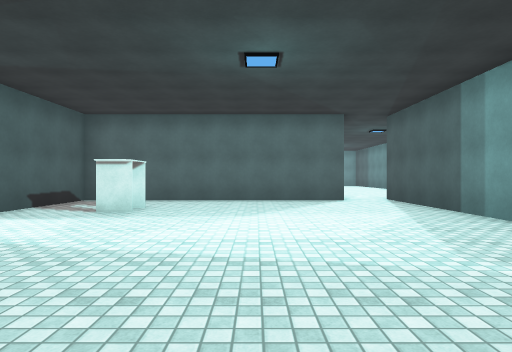
[1] (above)

21 first-person views from a walk through a scene from a Unity 3-D project. The camera is 1.4 m above the floor, looks level and sees 75° across. The floor is counted in squares, 2 m on a side. Each view is taken from the middle of a square. On the plan, view 1 faces up. The plan holds only what a view shows up to about 10 squares ahead; the rest is blank. The place goes on beyond the plan. Surface patterns are stand-ins for the level's own textures.

[2]
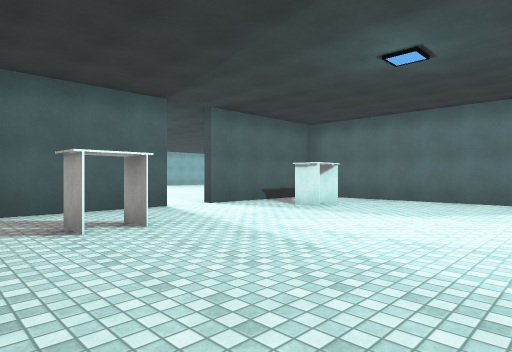

[3]
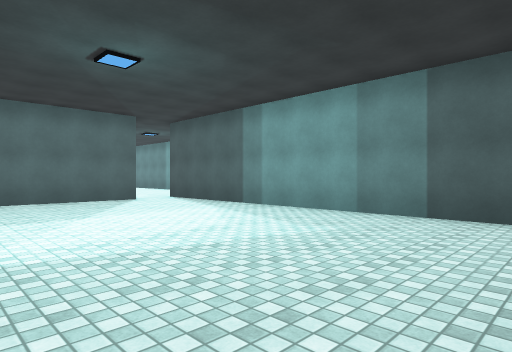

[4]
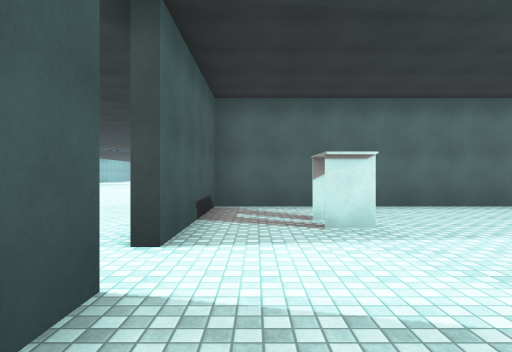

[5]
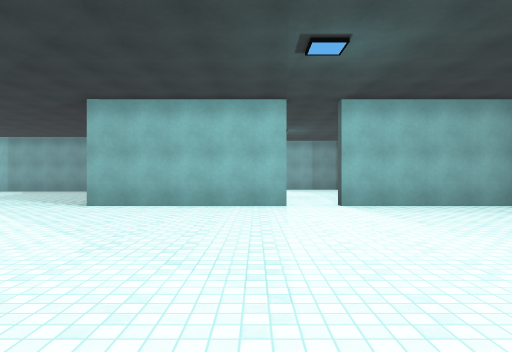

[6]
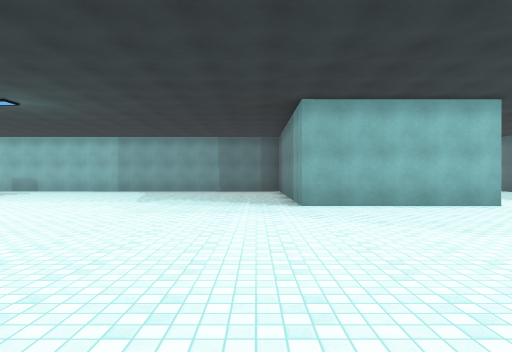

[7]
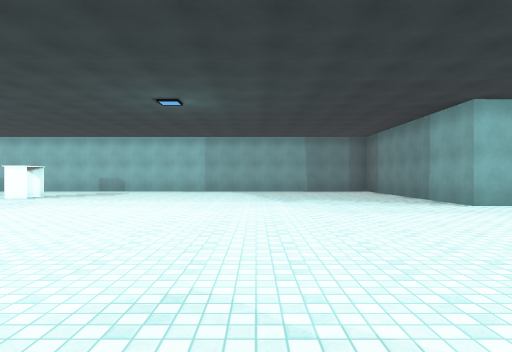

[8]
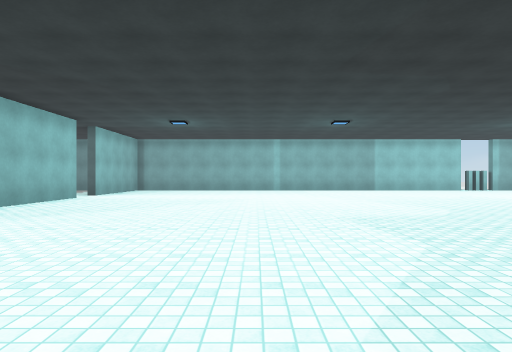

[9]
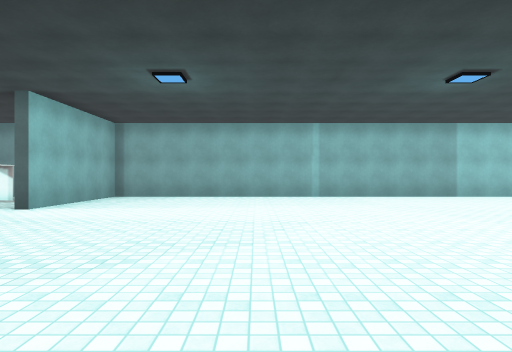

[10]
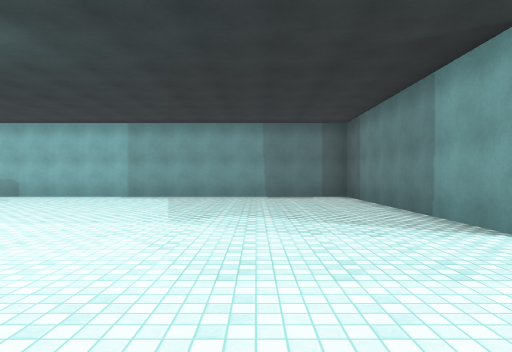

[11]
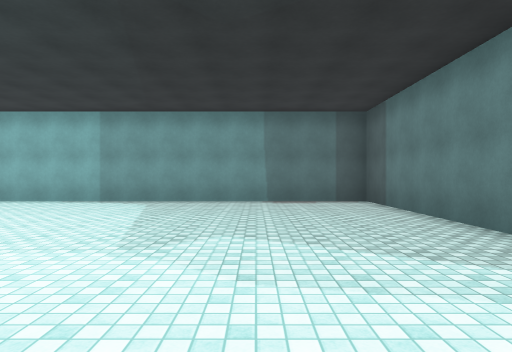

[12]
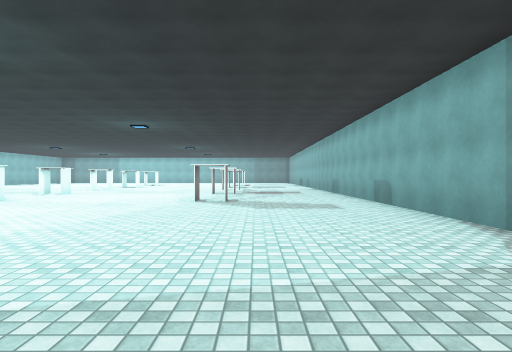

[13]
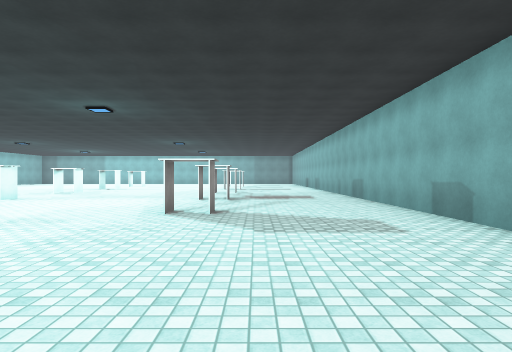

[14]
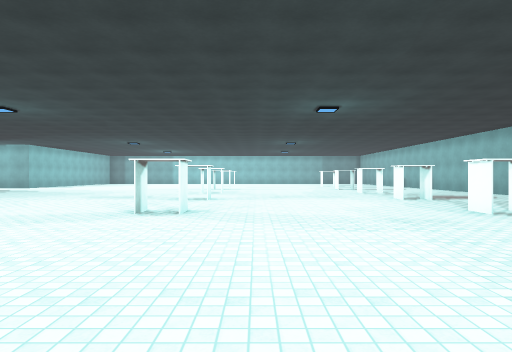

[15]
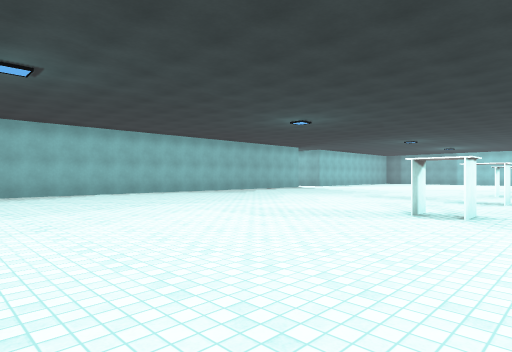

[16]
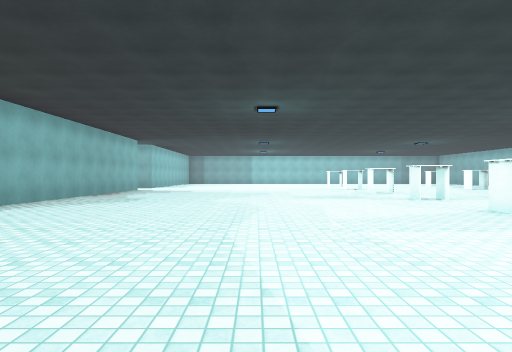

[17]
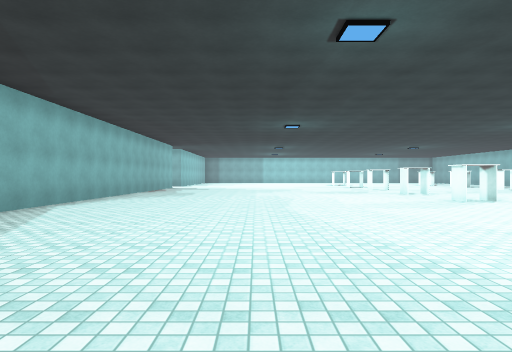

[18]
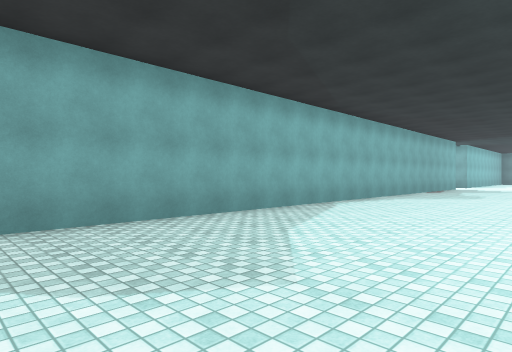

[19]
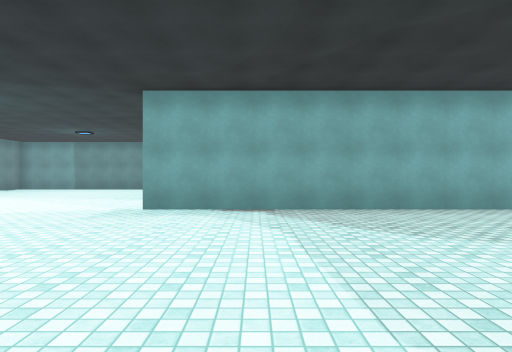

[20]
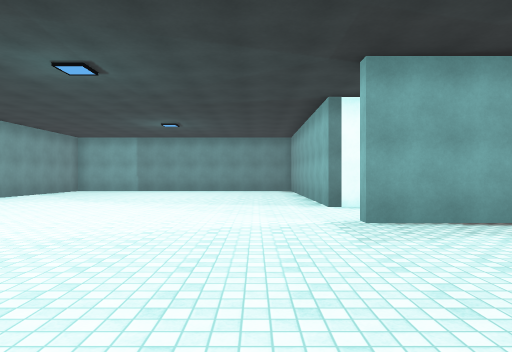

[21]
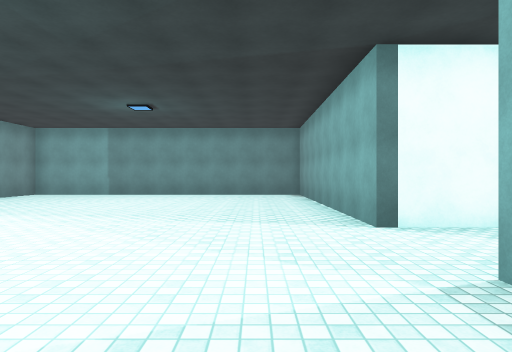

### Floor plan
Points are (right, up) in squares from view 1. A wall is a line through its corners. A room is listed if a view was taken in it or the views show most of it. See-through windows are left out.
Room 1 (views 1, 2, 3, 4)
walls: (-4.9, 4.1) (-4.9, 0.9); (2.6, 9.6) (-4.9, 9.6) (-4.9, 5.2); (4, 0.8) (4, 10)
ways out: opening at (-5, 5) to room 2
objects: table (-3, 2); table (-3, 6) to (-3, 7)
Room 2 (views 5, 6, 7, 8, 9, 10, 11, 12, 13, 14, 15, 16, 17, 18, 19, 20, 21)
walls: (-22.5, 11.4) (-22.5, 9.6) (-28, 9.6); (-5.2, 5.2) (-5.2, 9.9) (2.2, 9.9) (2.2, 26); (-20, 26) (-20, 9.6); (-5.2, 0) (-5.2, 4)
ways out: opening at (-5, 5) to room 1
objects: table (-9, 22) to (-8, 23); table (-9, 26) to (-8, 26); table (-3, 26) to (-2, 26); table (-2, 22)

Positions as (right, up) in squares from view 1, and headings:
1: (0, 0), facing up
2: (2, 0), facing up-left
3: (-2, 0), facing up-right
4: (-4, 2), facing up
5: (-13, 6), facing right
6: (-13, 11), facing right
7: (-13, 15), facing right
8: (-11, 16), facing down
9: (-10, 11), facing down
10: (-9, 13), facing right
11: (-7, 13), facing right
12: (-1, 13), facing up
13: (-1, 16), facing up
14: (-7, 16), facing up
15: (-7, 16), facing up-left
16: (-14, 16), facing up
17: (-15, 13), facing up
18: (-15, 13), facing up-left
19: (-13, 12), facing left
20: (-15, 8), facing left
21: (-18, 8), facing left
